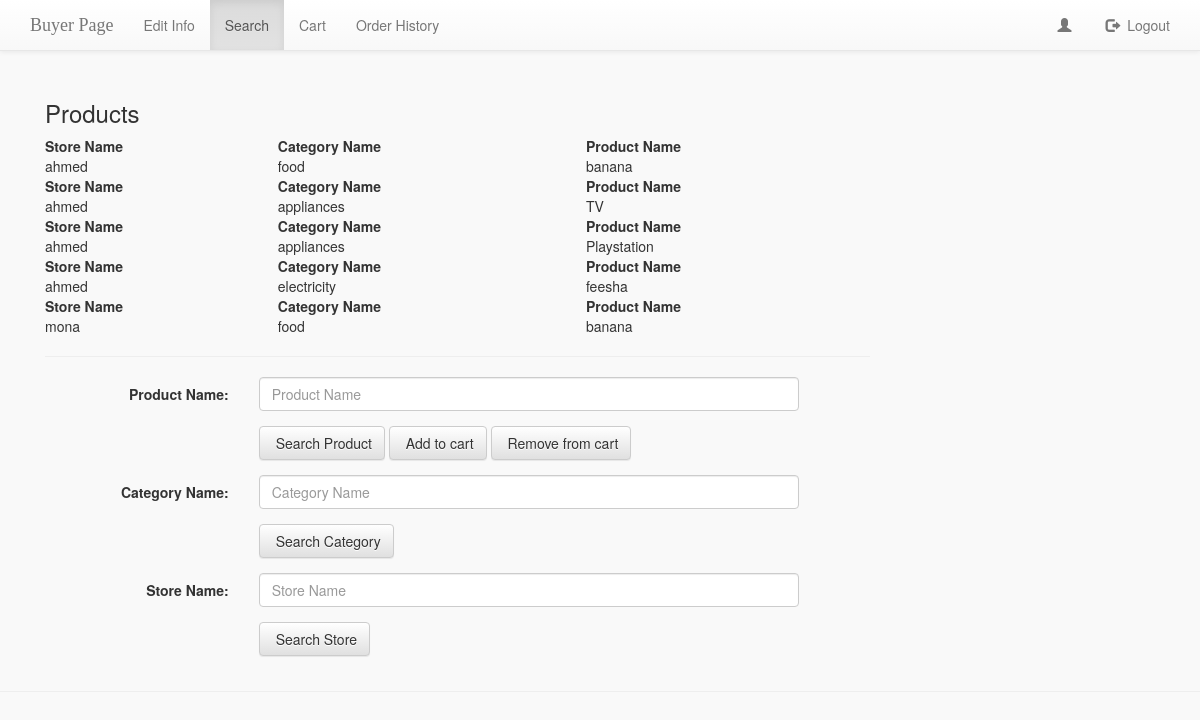
The app's page /search.php (signed in) with its own data.
### tables this page shows
CREATE TABLE `product` (
  `productID` int(11) NOT NULL,
  `categoryID` int(11) DEFAULT NULL,
  `sellerID` int(11) DEFAULT NULL,
  `productName` varchar(25) DEFAULT NULL
);

CREATE TABLE `store` (
  `storeID` int(11) NOT NULL,
  `storeName` varchar(15) NOT NULL,
  `sellerID` int(11) DEFAULT NULL
);

CREATE TABLE `category` (
  `categoryID` int(11) NOT NULL,
  `catName` varchar(15) NOT NULL,
  `storeID` int(11) DEFAULT NULL,
  `sellerID` int(11) DEFAULT NULL
);

### search.php (the view, shortened to what this page needs)
<?php
	include_once 'dbconnect.php';
	$products=$DBcon->query("SELECT C.catName, S.storeName, P.productID, P.productName FROM product P, category C, store S Where P.categoryID = C.categoryID AND S.storeID=C.storeID");
?>
<!DOCTYPE html PUBLIC "-//W3C//DTD XHTML 1.0 Transitional//EN" "http://www.w3.org/TR/xhtml1/DTD/xhtml1-transitional.dtd">
<html xmlns="http://www.w3.org/1999/xhtml">
<head>
<link href="bootstrap/css/bootstrap.min.css" rel="stylesheet" media="screen">
<link href="bootstrap/css/bootstrap-theme.min.css" rel="stylesheet" media="screen">
<link rel="stylesheet" href="style.css" type="text/css" />
</head>
<body>
<div class="container">
    <nav class="navbar navbar-default navbar-fixed-top">
      <div class="container">
        <div class="navbar-header">
          <a class="navbar-brand">Buyer Page</a>
        </div>
        <div id="navbar" class="navbar-collapse collapse">
          <ul class="nav navbar-nav">
            <li><a href="../change.php?bs=b">Edit Info</a></li>
            <li class="active"><a href="../search.php">Search</a></li>
            <li><a href="../cart.php">Cart</a></li>
            <li><a href="../orderHistory.php">Order History</a></li>
          </ul>
          <ul class="nav navbar-nav navbar-right">
            <li><a href="../buye.php"><span class="glyphicon glyphicon-user"></span>&nbsp; </a></li>
            <li><a href="logout.php?logout"><span class="glyphicon glyphicon-log-out"></span>&nbsp; Logout</a></li>
          </ul>
        </div>
      </div>
    </nav>
	<br><br></br></br>
      <div class="col-md-9 personal-info">
        <h3>Products</h3>
        <form class="form-horizontal" role="form" method="post">
		  <?php
			echo "<table style='width:100%'>";
			while($row = mysqli_fetch_assoc($products)){
				echo "<tr><th>Store Name</th><th>Category Name</th><th>Product Name</th></tr><tr><td>" . $row['storeName'] . "</td><td>" . $row['catName'] . "</td><td>" . $row['productName'] . "</td></tr>";
			}
			echo "</table>";
		  ?>
		  <hr>
		  <div class="form-group">
			<label class="col-lg-3 control-label">Product Name:</label>
			<div class="col-lg-8">
			  <input class="form-control" type="text" placeholder="Product Name" name="productName">
			</div>
		  </div>
		  <div class="form-group">
			<label class="col-md-3 control-label"></label>
			<div class="col-md-8">
			  <button type="submit" class="btn btn-default" name="btn-search">
			  <span class="glyphicon glyphicon-save-changes"></span> Search Product
			  </button>
			   <button type="submit" class="btn btn-default" name="btn-add">
			  <span class="glyphicon glyphicon-save-changes"></span> Add to cart
			  </button>
			   <button type="submit" class="btn btn-default" name="btn-remove">
			  <span class="glyphicon glyphicon-save-changes"></span> Remove from cart
			  </button>
			</div>
		  </div>
		   <div class="form-group">
			<label class="col-lg-3 control-label">Category Name:</label>
			<div class="col-lg-8">
			  <input class="form-control" type="text" placeholder="Category Name" name="catName">
			</div>
		  </div>
		  <div class="form-group">
			<label class="col-md-3 control-label"></label>
			<div class="col-md-8">
			  <button type="submit" class="btn btn-default" name="btn-category">
			  <span class="glyphicon glyphicon-save-changes"></span> Search Category
			  </button>
			</div>
		  </div>
		   <div class="form-group">
			<label class="col-lg-3 control-label">Store Name:</label>
			<div class="col-lg-8">
			  <input class="form-control" type="text" placeholder="Store Name" name="storeName">
			</div>
		  </div>
		  <div class="form-group">
			<label class="col-md-3 control-label"></label>
			<div class="col-md-8">
			  <button type="submit" class="btn btn-default" name="btn-store">
			  <span class="glyphicon glyphicon-save-changes"></span> Search Store
			  </button>
			</div>
		  </div>
        </form>
      </div>
  </div>
<hr>
</body>
</html>

### style.css (style rules this page uses)
body { background:#f9f9f9; }
.navbar-brand { font-family:"Lucida Handwriting"; }

### records on screen
product: store.storeName "ahmed", categoryID.catName "food", productName "banana"
product: store.storeName "ahmed", categoryID.catName "appliances", productName "TV"
product: store.storeName "ahmed", categoryID.catName "appliances", productName "Playstation"
product: store.storeName "ahmed", categoryID.catName "electricity", productName "feesha"
product: store.storeName "mona", categoryID.catName "food", productName "banana"
